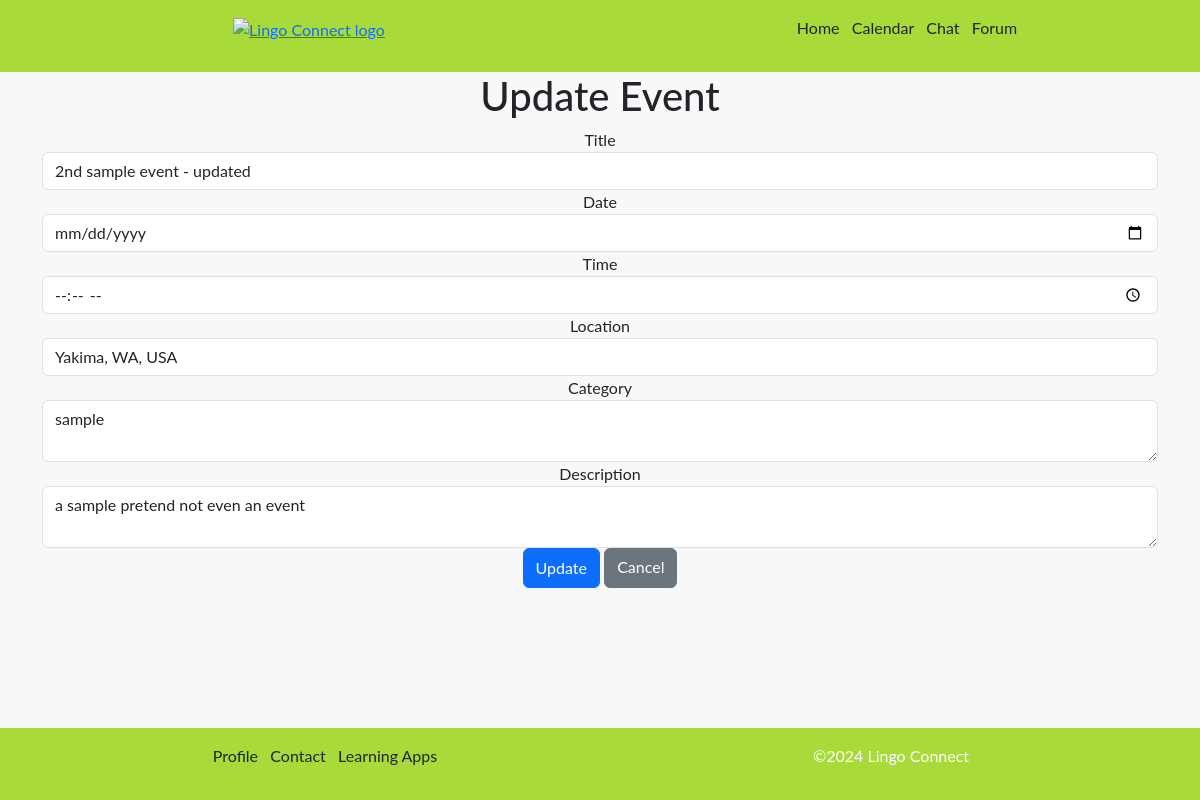
/update/4/ (signed in), run on an earlier commit of the app's database.
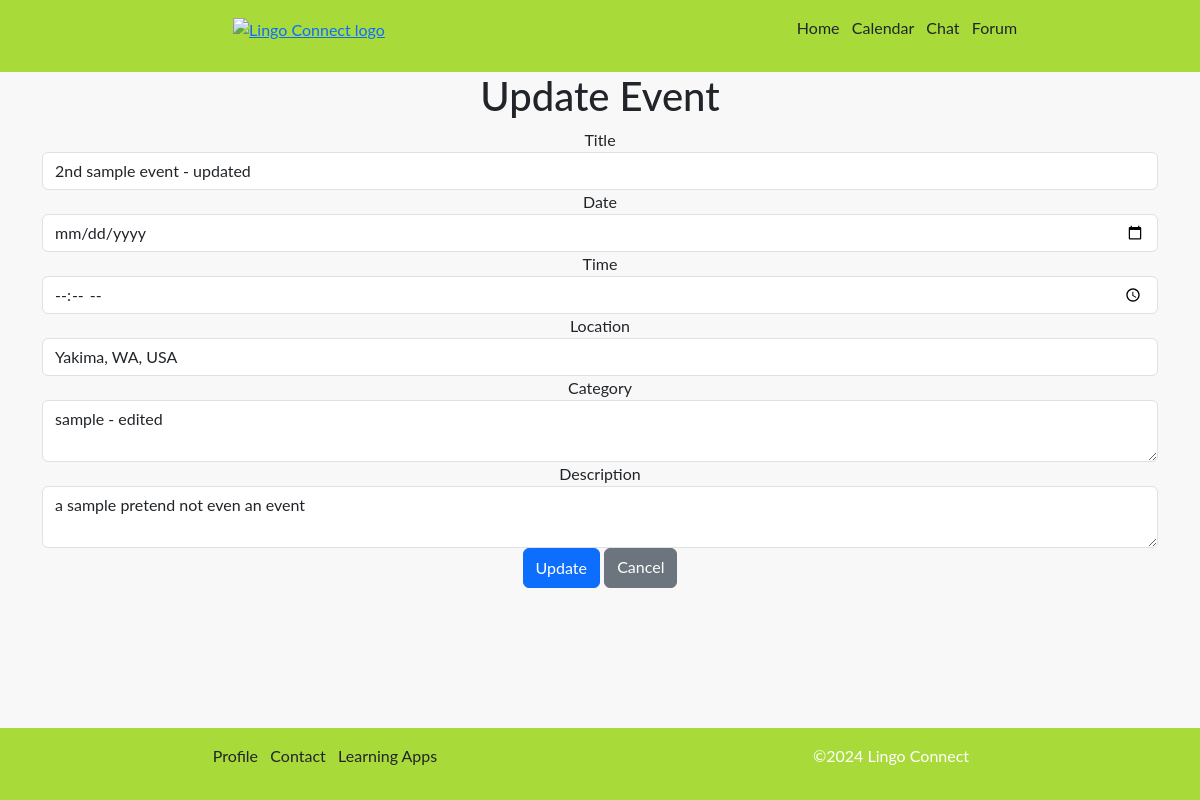
And on a later commit of the database.
### app/models.py (models this page shows, shortened)
class Event(models.Model):
    title = models.CharField(max_length=200)
    location = models.CharField(max_length=50)
    category = models.CharField(max_length=50)
    date = models.DateField()
    time = models.TimeField()
    description = models.TextField(max_length=500)
    participants = models.ManyToManyField(User, related_name="events")
    owner = models.ForeignKey(settings.AUTH_USER_MODEL, on_delete=models.CASCADE, related_name="owned_events", default=1)

### app/views.py (the view)
# urls.py: path('update/<int:id>/', views.update_event, name='update_event'),
@login_required
def update_event(request, id):
    event = get_object_or_404(Event, id=id)
    if request.method == 'POST':
        form = EventForm(request.POST, instance=event)
        if form.is_valid():
            form.save()
            print(f"Event updated: {event}")
            return redirect('date_details', year=event.date.year, month=event.date.month, day=event.date.day)
        else:
            print("Form is not valid")
            print(form.errors)
    else:
        form = EventForm(instance=event)
    return render(request, 'update_event.html', {'form': form, 'event': event})

### app/forms.py
class EventForm(forms.ModelForm):
    class Meta:
        model = Event
        fields = ['title', 'date', 'time', 'location', 'category', 'description']
        widgets = {
            'date': forms.DateInput(attrs={'type': 'date'}),
            'time': forms.TimeInput(attrs={'type': 'time'}),
            'location': forms.TextInput(attrs={'id': 'location-input'}),
        }

### app/templates/update_event.html (shortened to what this page needs)
{% extends 'base.html' %}
{% block content %}
<div class="update-event-container">
    <h1>Update Event</h1>
    <form method="post" class="update-event-form">
        <div class="form-group">
            <label for="title">Title</label>
            <input type="text" class="form-control" id="title" name="title" value="{{ event.title }}">
        </div>
        <div class="form-group">
            <label for="date">Date</label>
            <input type="date" class="form-control" id="date" name="date" value="{{ event.date }}">
        </div>
            <label for="time">Time</label>
            <input type="time" class="form-control" id="time" name="time" value="{{ event.time }}">
        </div>
        <div class="form-group">
            <label for="location">Location</label>
            <input type="text" class="form-control" id="location" name="location" value="{{ event.location }}">
        </div>
        <div class="form-group">
            <label for="category">Category</label>
            <textarea class="form-control" id="category" name="category">{{ event.category }}</textarea>
        </div>
        <div class="form-group">
            <label for="description">Description</label>
            <textarea class="form-control" id="description" name="description">{{ event.description }}</textarea>
        </div>
        <button type="submit" class="btn btn-primary">Update</button>
        <a href="{% url 'date_details' event.date.year event.date.month event.date.day %}" class="btn btn-secondary">Cancel</a>
</div>
{% endblock %}

What changed in the data, as far as the page shows it:
changed Event "2nd sample event - updated": category "sample" → "sample - edited"
